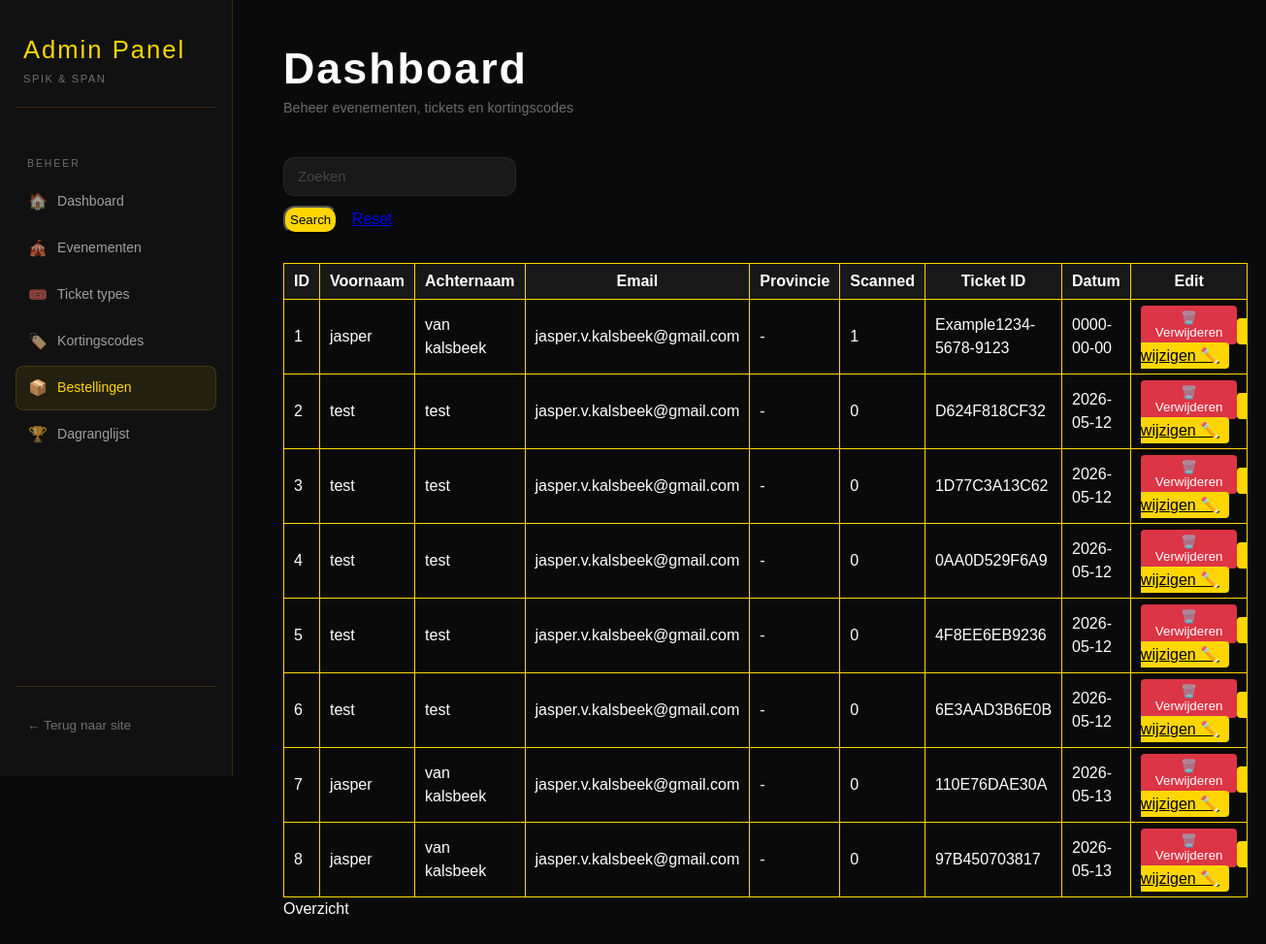
The app's page /admin/v2/orders.php, older data.
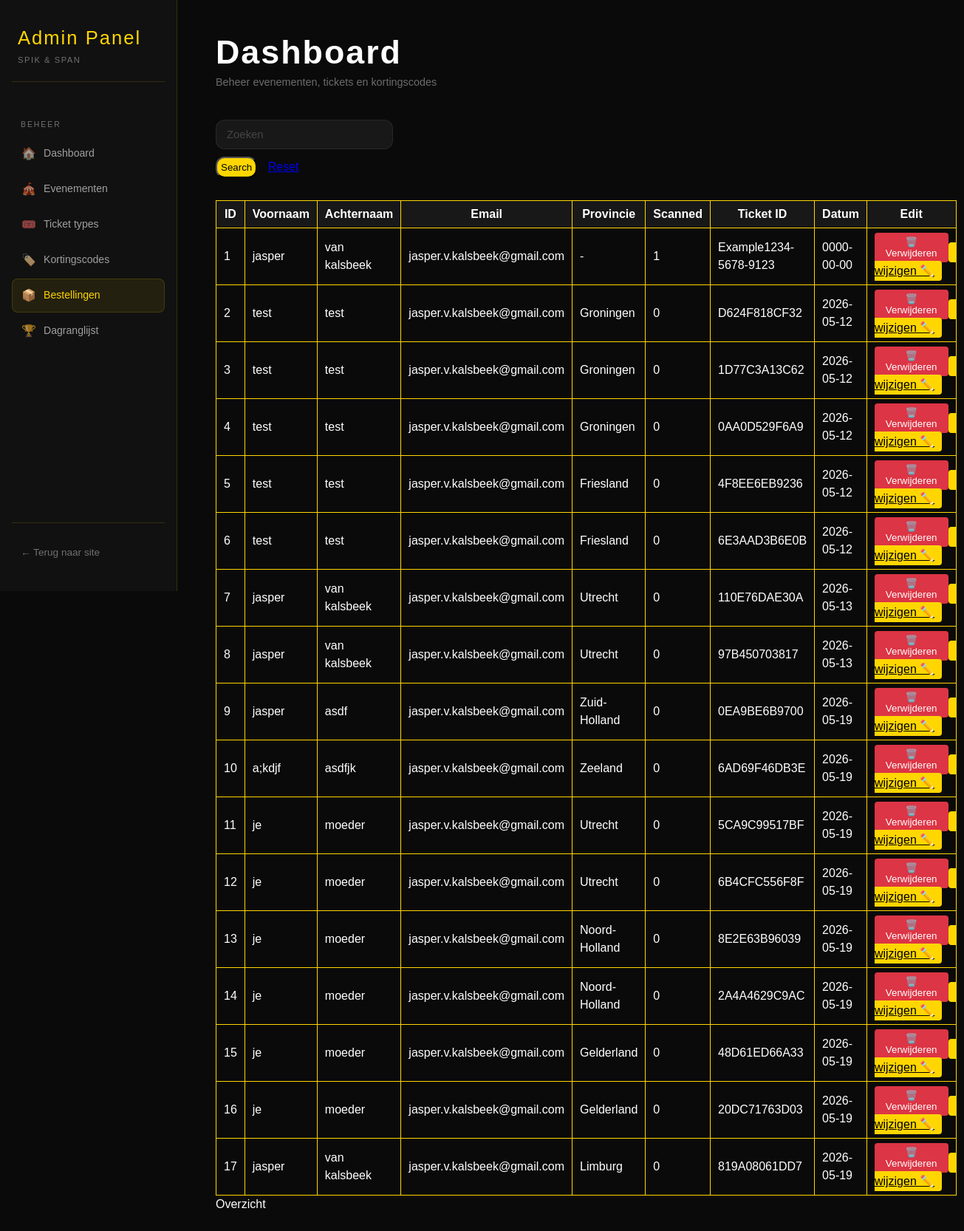
The same page, newer data.
### tables this page shows
CREATE TABLE `tickets_tb` (
  `id` int(255) NOT NULL,
  `email` varchar(255) NOT NULL,
  `ticket_id` varchar(255) NOT NULL,
  `Fname` varchar(255) NOT NULL,
  `Lname` varchar(255) NOT NULL,
  `date` date NOT NULL,
  `dateofattendance` int(11) NOT NULL,
  `scanned` tinyint(1) NOT NULL,
  `order_id` int(11) DEFAULT NULL,
  `ticket_type_id` int(11) DEFAULT NULL
);

CREATE TABLE `orders` (
  `id` int(11) NOT NULL,
  `Fname` varchar(255) DEFAULT NULL,
  `Lname` varchar(255) DEFAULT NULL,
  `email` varchar(255) DEFAULT NULL,
  `Aanhef` varchar(50) DEFAULT NULL,
  `geboortedatum` date DEFAULT NULL,
  `event_id` int(11) DEFAULT NULL,
  `total_price` decimal(10,2) DEFAULT NULL,
  `created_at` datetime DEFAULT current_timestamp(),
  `herkomst` varchar(100) DEFAULT NULL
);

### admin/v2/orders.php (the view, shortened to what this page needs)
<!DOCTYPE html>
<html lang="en">
<head>
    <link rel="stylesheet" href="main.css">
</head>
<body>
<?php
require_once '../../includes/db.php';
?>
<aside class="sidebar">
    <div class="sidebar-logo">
        Admin Panel
        <span>Spik &amp; Span</span>
    </div>
    <div class="nav-label">Beheer</div>
    <a href="index.php" class="nav-item"><span class="icon">🏠</span> Dashboard</a>
    <a href="events.php" class="nav-item"><span class="icon">🎪</span> Evenementen</a>
    <a href="ticket_types.php" class="nav-item"><span class="icon">🎟️</span> Ticket types</a>
    <a href="coupons.php" class="nav-item"><span class="icon">🏷️</span> Kortingscodes</a>
    <a href="orders.php" class="nav-item active"><span class="icon">📦</span> Bestellingen</a>
    <a href="success.php" class="nav-item"><span class="icon">🏆</span> Dagranglijst</a>
    <div class="sidebar-footer">
        <a href="../../public/festivals.php">← Terug naar site</a>
    </div>
</aside>
<main class="main">
    <div class="page-header">
        <h1>Dashboard</h1>
        <p>Beheer evenementen, tickets en kortingscodes</p>
    </div>
    <?php
    $orders = $conn->query('
        SELECT t.*, o.herkomst
        FROM tickets_tb t
        LEFT JOIN orders o ON t.order_id = o.id
    ')->fetchAll(PDO::FETCH_ASSOC);
$search = $_GET['search'] ?? '';
if (!empty($search)) {
    $stmt = $conn->prepare("
        SELECT t.*, o.herkomst
        FROM tickets_tb t
        LEFT JOIN orders o ON t.order_id = o.id
        WHERE t.email LIKE :search
        OR t.birthdate LIKE :search
        OR t.scannen LIKE :search
        OR t.herkomst LIKE :search
        OR o.herkomst LIKE :search
    ");
    $searchTerm = "%" . $search . "%";
    $stmt->bindValue(':search', $searchTerm, PDO::PARAM_STR);
    $stmt->execute();
    $result = $stmt->fetchAll(PDO::FETCH_ASSOC);
} else {
    $result = $conn->query("SELECT t.*, o.herkomst FROM tickets_tb t LEFT JOIN orders o ON t.order_id = o.id");
}
 if (!$result) {
    echo "<p style='color:red; font-weight:bold;'> dataquery mislukt: ";
 } $data = $result->fetchAll(PDO::FETCH_ASSOC);
 ?>
 <div class="searchbar">
    <form method="GET" class="searchbar">
        <input type="text" name="search" placeholder="Zoeken" value="<?= htmlspecialchars($_GET['search'] ?? '') ?>">
        <button type="submit" class="searchbtn">Search</button>
        <a href="orders.php">Reset</a>
    </form>
</div>
    <table>
    <thead>
        <tr>
            <th>ID</th>
            <th>Voornaam</th>
            <th>Achternaam</th>
            <th>Email</th>
            <th>Provincie</th>
            <th>Scanned</th>
            <th>Ticket ID</th>
            <th>Datum</th>
            <th>Edit</th>
        </tr>
    </thead>
    <tbody>
        <?php foreach ($data as $row): ?>
        <tr>
            <td><?= htmlspecialchars($row['id'] ?? '-') ?></td>
            <td><?= htmlspecialchars($row['Fname'] ?? '-') ?></td>
            <td><?= htmlspecialchars($row['Lname'] ?? '-') ?></td>
            <td><?= htmlspecialchars($row['email'] ?? '-') ?></td>
            <td><?= htmlspecialchars($row['herkomst'] ?? '-') ?></td>
            <td><?= htmlspecialchars($row['scanned'] ?? $row['scannen'] ?? '-') ?></td>
            <td><?= htmlspecialchars($row['ticket_id'] ?? '-') ?></td>
            <td><?= htmlspecialchars($row['date'] ?? '-') ?></td>
            <td><button type="submit" class="deletebtn"
                onclick="return confirm('Weet je zeker dat je <?= htmlspecialchars($row['email'], ENT_QUOTES) ?> wilt verwijderen?');">
                🗑️ Verwijderen
            </button>
        <a href="edit.php?id=<?= $row['id'] ?>" class="editbtn"
                            onclick="return confirm('Weet je zeker dat je <?= htmlspecialchars($row['email'], ENT_QUOTES) ?> wilt wijzigen?');">
                            wijzigen ✏️
                            </a></td>
        </tr>
        <?php endforeach; ?>
    </tbody>
</table>
    <div class="sectio-title">Overzicht</div>
</main>
</body>
</html>

Row changes from the older to the newer data that the page shows:
changed through a linked row, tickets_tb "D624F818CF32": order.herkomst "-" → "Groningen"
changed through a linked row, tickets_tb id 3: order.herkomst "-" → "Groningen"
changed through a linked row, tickets_tb "0AA0D529F6A9": order.herkomst "-" → "Groningen"
changed through a linked row, tickets_tb "4F8EE6EB9236": order.herkomst "-" → "Friesland"
changed through a linked row, tickets_tb "6E3AAD3B6E0B": order.herkomst "-" → "Friesland"
changed through a linked row, tickets_tb "110E76DAE30A": order.herkomst "-" → "Utrecht"
changed through a linked row, tickets_tb id 8: order.herkomst "-" → "Utrecht"
added tickets_tb: id "9", Fname "jasper", Lname "asdf", email "jasper.v.kalsbeek@gmail.com", order.herkomst "Zuid-Holland", scanned "0", ticket "0EA9BE6B9700", date "2026-05-19"
added tickets_tb: id "10", Fname "a;kdjf", Lname "asdfjk", email "jasper.v.kalsbeek@gmail.com", order.herkomst "Zeeland", scanned "0", ticket "6AD69F46DB3E", date "2026-05-19"
added tickets_tb: id "11", Fname "je", Lname "moeder", email "jasper.v.kalsbeek@gmail.com", order.herkomst "Utrecht", scanned "0", ticket "5CA9C99517BF", date "2026-05-19"
added tickets_tb: id "12", Fname "je", Lname "moeder", email "jasper.v.kalsbeek@gmail.com", order.herkomst "Utrecht", scanned "0", ticket "6B4CFC556F8F", date "2026-05-19"
added tickets_tb: id "13", Fname "je", Lname "moeder", email "jasper.v.kalsbeek@gmail.com", order.herkomst "Noord-Holland", scanned "0", ticket "8E2E63B96039", date "2026-05-19"
added tickets_tb: id "14", Fname "je", Lname "moeder", email "jasper.v.kalsbeek@gmail.com", order.herkomst "Noord-Holland", scanned "0", ticket "2A4A4629C9AC", date "2026-05-19"
added tickets_tb: id "15", Fname "je", Lname "moeder", email "jasper.v.kalsbeek@gmail.com", order.herkomst "Gelderland", scanned "0", ticket "48D61ED66A33", date "2026-05-19"
added tickets_tb: id "16", Fname "je", Lname "moeder", email "jasper.v.kalsbeek@gmail.com", order.herkomst "Gelderland", scanned "0", ticket "20DC71763D03", date "2026-05-19"
added tickets_tb: id "17", Fname "jasper", Lname "van kalsbeek", email "jasper.v.kalsbeek@gmail.com", order.herkomst "Limburg", scanned "0", ticket "819A08061DD7", date "2026-05-19"
